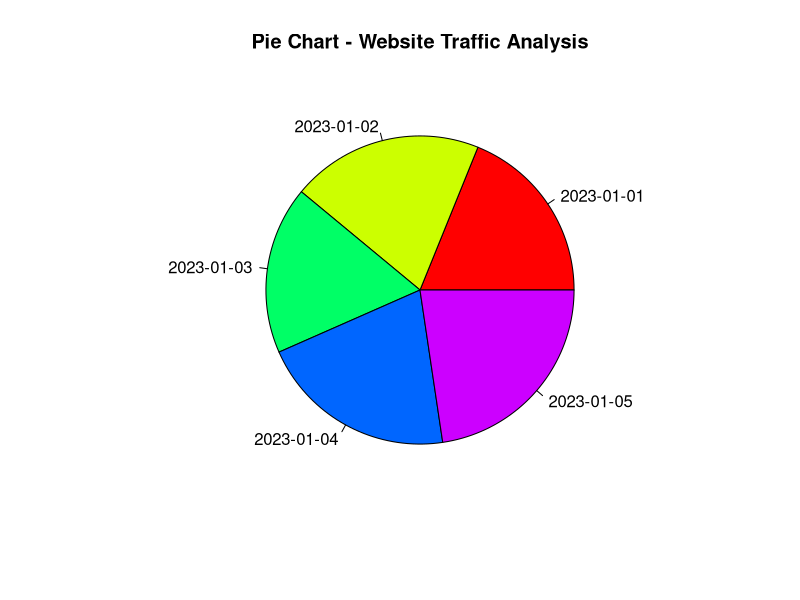

This figure's R source:
# Provided data
traffic_data <- data.frame(
  Date = as.Date(c('2023-01-01', '2023-01-02', '2023-01-03', '2023-01-04', '2023-01-05')),
  Page_Views = c(1500, 1600, 1400, 1650, 1800),
  Click_through_Rate = c(2.3, 2.7, 2.0, 2.4, 2.6)
)

# Convert Click-through Rate to numeric
traffic_data$Click_through_Rate <- as.numeric(sub("%", "", traffic_data$Click_through_Rate))

# Pie Chart
pie(traffic_data$Page_Views, labels = format(traffic_data$Date, "%Y-%m-%d"),
    main = "Pie Chart - Website Traffic Analysis", col = rainbow(length(traffic_data$Page_Views)))
